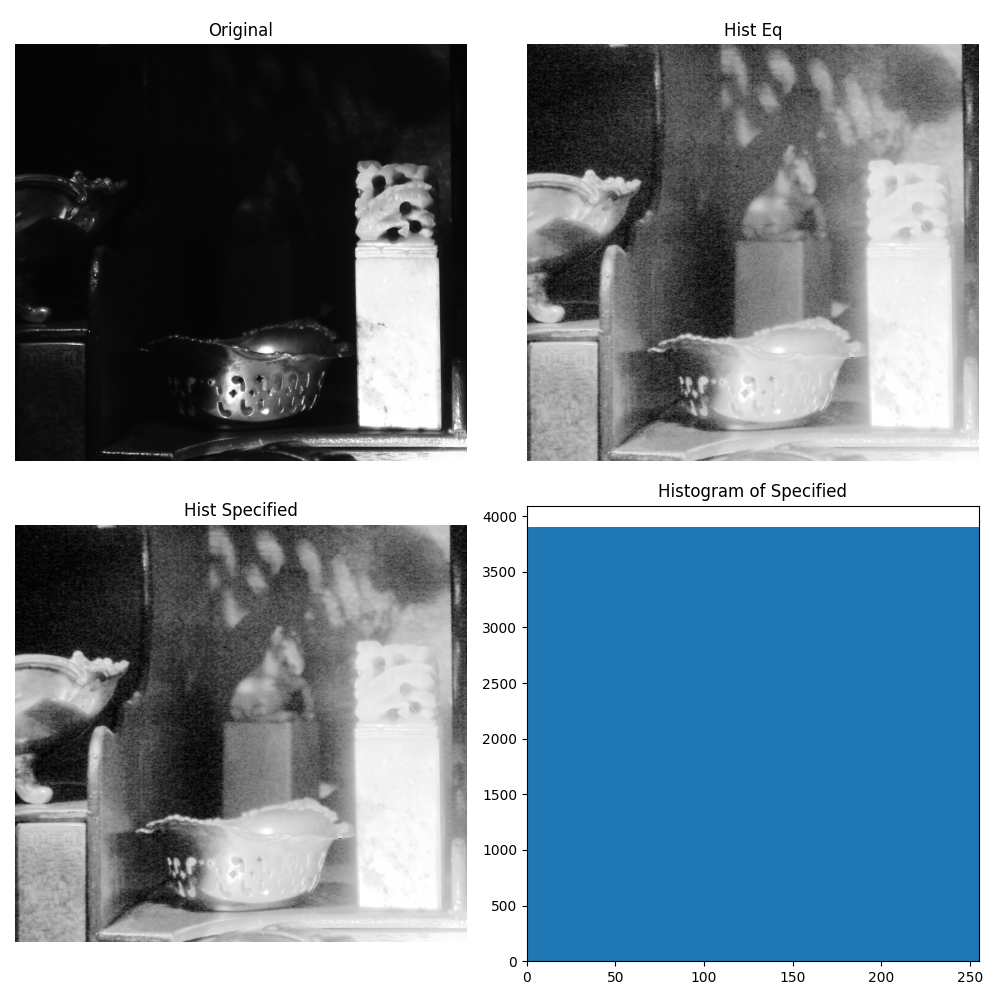

Recreate this plot in Python.

import sys
import os
import numpy as np
import matplotlib.pyplot as plt
from skimage.io import imread
from skimage.exposure import equalize_hist, histogram
from libDIPUM.spechist import spechist
from libDIPUM.fun2hist import fun2hist
from libDIPUM.trapezmf import trapezmf
from libDIPUM.data_path import dip_data

# Image loading
img_path = dip_data('hidden-horse.tif')
f = imread(img_path)
if f.ndim == 3: f = f[:,:,0]

M, N = f.shape

# Construct a non-normalized uniform histogram
# z = 1:256
z = np.arange(1, 257)

# fun = trapezmf(z, 0, 0, 256, 256)
# This creates a uniform distributions of 1s.
tmf = trapezmf(z, 0, 0, 256, 256)

# H = fun2hist(fun, M*N)
H = fun2hist(tmf, M * N)

# "Normal" histogram equalized image
# histeq in MATLAB returns [0, 255]? Or [0, 1]?
# In skimage, equalize_hist returns [0, 1].
geq_norm = equalize_hist(f, nbins=256)
geq = (geq_norm * 255).astype(np.uint8)

# Histogram specified image
gsp = spechist(f, H)

# Display
fig, axes = plt.subplots(2, 2, figsize=(10, 10))
axes = axes.flatten()

# 1. Original (Not explicitly shown in MATLAB script subplot logic which seems slightly off, but typical)
# MATLAB script writes: subplot(2,2,1); imshow(g).
# But 'g' corresponds to spechist output in standard notation, OR original 'f'?
# Given the script variable names: f (input), geq (histeq), gsp (spechist).
# If variable 'g' is not defined, it might be a typo in user's provided file or referring to previous workspace var.
# I will assume subplot 1 should show the Original image 'f'.
axes[0].imshow(f, cmap='gray', vmin=0, vmax=255)
axes[0].set_title('Original')
axes[0].axis('off')

# 2. Hist Eq
axes[1].imshow(geq, cmap='gray', vmin=0, vmax=255)
axes[1].set_title('Hist Eq')
axes[1].axis('off')

# 3. Specified
axes[2].imshow(gsp, cmap='gray', vmin=0, vmax=255)
axes[2].set_title('Hist Specified')
axes[2].axis('off')

# 4. Histogram of Specified
counts, centers = histogram(gsp, nbins=256, source_range='image')
axes[3].bar(centers, counts, width=1)
axes[3].set_title('Histogram of Specified')
axes[3].set_xlim([0, 255])

plt.tight_layout()
plt.savefig('Figure328.png')
print("Saved Figure328.png")
plt.show()
